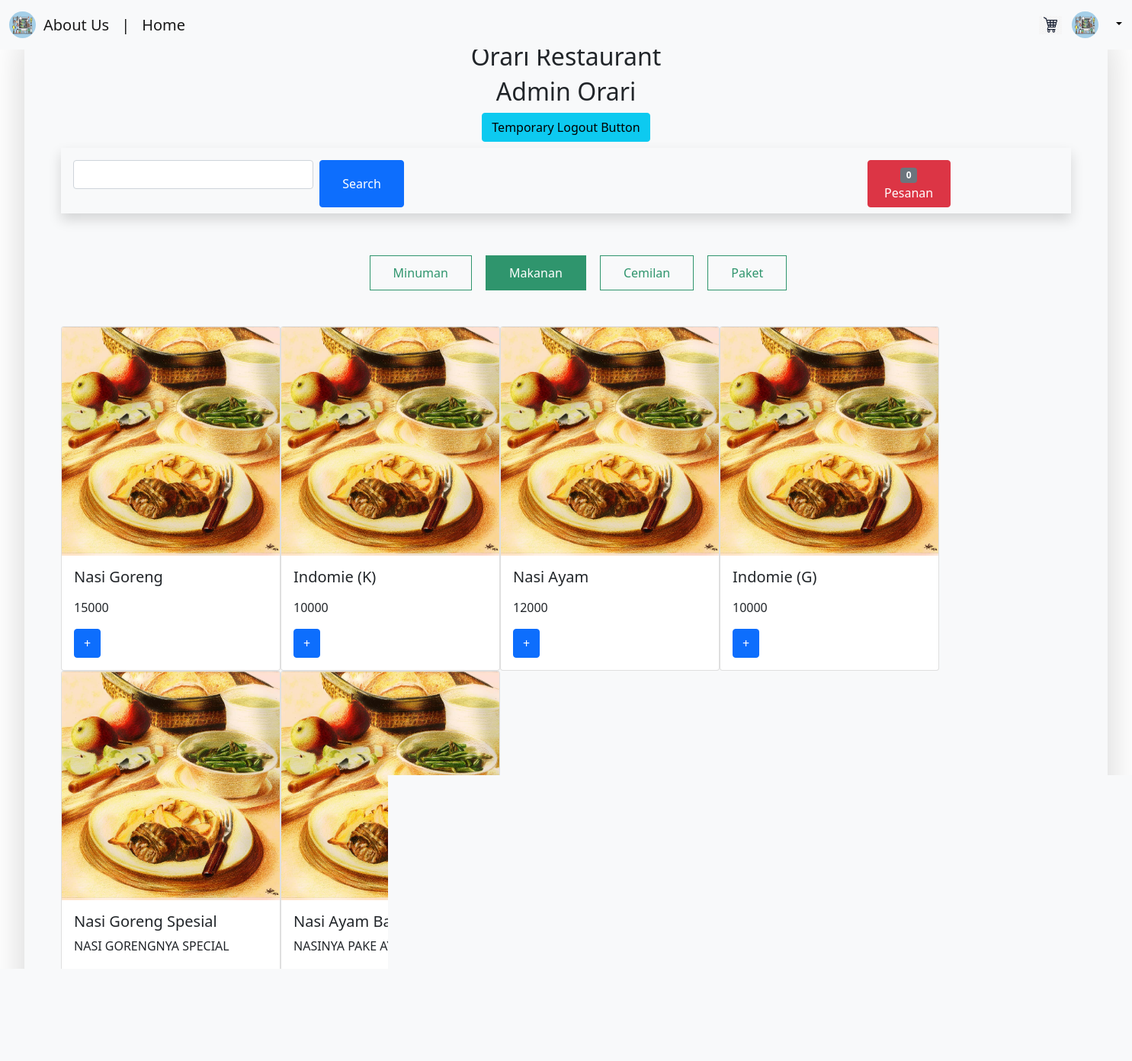
Page /halamanmakanan.php (signed in) on the committed database.
### tables this page shows
CREATE TABLE `menu` (
  `id_menu` int(11) NOT NULL,
  `nama_menu` varchar(30) NOT NULL,
  `gambar` varchar(30) NOT NULL,
  `info_menu` text NOT NULL,
  `harga` int(10) NOT NULL,
  `kategori` int(1) NOT NULL,
  `ketersidiaan` int(5) NOT NULL
);

### functiontampilmakanan.php (the view)
<?php
$query = "SELECT * FROM menu WHERE kategori = 1 ";
$hasil = mysqli_query($koneksi, $query);
$banyakdata = 0;
foreach ($hasil as $data){
  if($banyakdata%4 == 0){
    echo "</tr>";
  }
  if($banyakdata % 4 == 0){
    echo "<tr>
    <td>
      <div class='card' style='width: 18rem;'>
        <img src='img/menu_makanan.jpg' class='card-img-top' alt='img/menu_makanan.jpg'>
        <div class='card-body'>
          <h5 class='card-title'>$data[nama_menu]</h5>
          <p class='card-text'>$data[info_menu]</p>
          <p class='card-text'>$data[harga]</p>
          <form action='' method='post'>
            <input type='text' value='$data[id_menu]' hidden name='id_pesanan_baru'>
            <button class='btn btn-primary' type='submit' name='addMakanan'>+</button>
          </form>
        </div>
      </div>
    </td>
    <td>";
    $banyakdata++;
  }elseif($banyakdata % 4 != 0){
    echo "
    <td>
      <div class='card' style='width: 18rem;'>
        <img src='img/menu_makanan.jpg' class='card-img-top' alt='img/menu_makanan.jpg'>
        <div class='card-body'>
          <h5 class='card-title'>$data[nama_menu]</h5>
          <p class='card-text'>$data[info_menu]</p>
          <p class='card-text'>$data[harga]</p>
          <form action='' method='post'>
            <input type='text' value='$data[id_menu]' hidden name='id_pesanan_baru'>
            <button class='btn btn-primary' type='submit' name='addMakanan'>+</button>
          </form>
        </div>
      </div>
    </td>
    <td>";
    $banyakdata++;
  }
}
echo "</tr>"
?>

### halamanmakanan.php (shortened to what this page needs)
<!DOCTYPE html>
<html lang="en" dir="ltr">
  <head>
    <link href="https://cdn.jsdelivr.net/npm/bootstrap@5.1.3/dist/css/bootstrap.min.css" rel="stylesheet">
    <link rel="stylesheet" href="https://cdn.jsdelivr.net/npm/bootstrap-icons@1.7.0/font/bootstrap-icons.css">
    <link href = "css/halmakanan.css" rel = "stylesheet">
  </head>
  <body>
    <?php include("includes/koneksi.php"); include("includes/logincheck.php"); ?>
    <?php include('temp_navbar.php'); ?>
  <div class="jumbotron p-3 h-100" style="height: 750px;">
    <div class="jumbotron p-3 h-100" style="height: 750px;">
      <div class="jumbotron bg-light shadow-lg mx-auto p-5">
        <div class="mx-auto text-center mb-5" style="margin-top:-25px;">
          <h2 class="text-dark">Orari Restaurant</h2>
          <h2 class="text-dark"> <?php include('functiontampilnomeja.php') ?> </h2>
          <a href="functionlogout.php"><button class="btn btn-info" type="button" name="btnLogout">Temporary Logout Button</button></a>
      <div class="my-4 ps-3 shadow">
        <form class="row g-3">
          <div class="col-sm-3">
            <input type="text" class="form-control mb-2 mr-sm-2" placeholder"Search">
          </div>
          <button type="submit" class="btn btn-primary mb-2 col-sm-1">Search</button>
          <div class="col" style="margin-right: -500px">
            <a href="halpesanan.php">
              <button type="button" class="btn btn-danger mb-2 col-sm-1">
                <span class="badge bg-secondary">
                  <?php
                  if(isset($_SESSION['keranjang'])){
                    $count = count($_SESSION['keranjang']);
                    echo $count;
                  }else{
                    echo 0;
                  }
                  ?>
                </span> Pesanan
              </button>
            </a>
          </div>
        </form>
      </div>
  </div>
  <div class="tm-paging-links">
        <nav>
          <ul>
            <li class="tm-paging-item"><a href="halamanminuman.php" class="tm-paging-link ">Minuman</a></li>
            <li class="tm-paging-item"><a href="halamanmakanan.php" class="tm-paging-link active">Makanan</a></li>
            <li class="tm-paging-item"><a href="halamancemilan.php" class="tm-paging-link">Cemilan</a></li>
            <li class="tm-paging-item"><a href="halamanpaket.php" class="tm-paging-link">Paket</a></li>
          </ul>
        </nav>
  </div>
  <table>
    <tbody>
      <?php include('functiontampilmakanan.php'); ?>
    </tbody>
  </table>
  </body>
</html>

### temp_navbar.php (shortened to what this page needs)
<link rel="stylesheet" href="css/sidebar.css">
<link rel="stylesheet" href="css/navbar.css">
<link href="https://cdn.jsdelivr.net/npm/bootstrap@5.1.2/dist/css/bootstrap.min.css" rel="stylesheet">
<nav class="navbar navbar-expand-lg navbar-light bg-light fixed-top">
  <div class="container-fluid">
    <a href="aboutus.php"><img src="img/img1.png" alt="" width="35" height="35" style ="margin-right: 10px" class="rounded-circle"></a>
    <a class="navbar-brand" href="#" style ="" href="aboutus.php">About Us</a>
    <a class="navbar-brand" href="#" style ="" href="aboutus.php">|</a>
    <a class="navbar-brand" href="#" style ="" href="halamanmakanan.php">Home</a>
  </div>
         <div style ="margin-top: "><a href="halpesanan.php"> <img src="img/img7.jpg" alt="" width="30" height="24" style ="margin-right:" href></a></div>
    <div class="dropdown">
            <button class="btn btn-light dropdown-toggle" type="button" id="dropdownMenuButton1" data-bs-toggle="dropdown" aria-expanded="false">
                <img src="img/img1.png" alt="" width="35" height="35" style ="margin-right: 15px" class="rounded-circle">
            </button>
        </div>
</nav>

### functiontampilnomeja.php
<?php
if(!empty($_SESSION['nama'])){
    echo $_SESSION['nama'];
}elseif(!empty($_SESSION['meja'])){
    echo "MEJA : ";echo $_SESSION['meja'];
}
?>

### css/halmakanan.css (style rules this page uses)
.tm-paging-links { text-align: center; margin-bottom: 40px; }
.tm-paging-item { list-style: none; display: inline-block; border: 1px solid #2F956D; margin: 7px; }
.tm-paging-link { padding: 10px 30px; display: flex; align-items: center; justify-content: center; text-decoration: none; color: #2F956D; background-color: transparent; }
.tm-paging-link.active, .tm-paging-link:hover { background-color: #2F956D; color: white; }

### css/sidebar.css (style rules this page uses)
body { font-family: 'roboto',sans-serif; }
* { margin: 0; padding: 0; list-style: none; text-decoration: none; }

### rows in the picture
menu: nama_menu "Nasi Goreng", harga "15000"
menu: nama_menu "Indomie (K)", harga "10000"
menu: nama_menu "Nasi Ayam", harga "12000"
menu: nama_menu "Indomie (G)", harga "10000"
menu: nama_menu "Nasi Goreng Spesial", info_menu "NASI GORENGNYA SPECIAL"
menu: nama_menu "Nasi Ayam Bakar", info_menu "NASINYA PAKE AYAM BAKAR"

### other values in the picture
$_SESSION['nama'] "Admin Orari"
